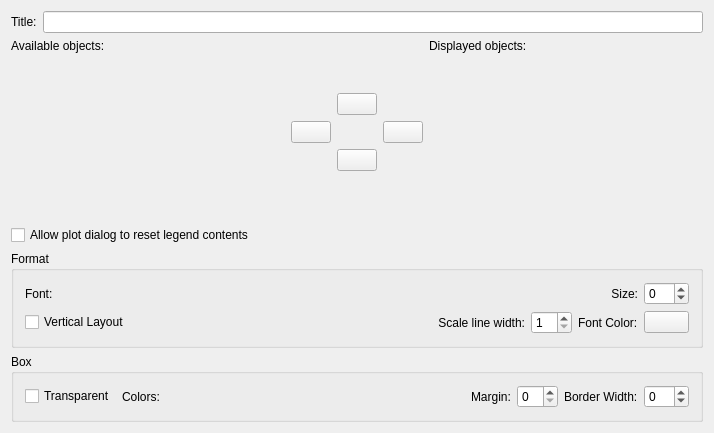
<?xml version="1.0" encoding="UTF-8"?>
<ui version="4.0">
 <exportmacro>KST_EXPORT</exportmacro>
 <class>ViewLegendWidget</class>
 <widget class="QWidget" name="ViewLegendWidget">
  <property name="geometry">
   <rect>
    <x>0</x>
    <y>0</y>
    <width>714</width>
    <height>433</height>
   </rect>
  </property>
  <layout class="QGridLayout">
   <item row="0" column="0" colspan="3">
    <layout class="QHBoxLayout">
     <item>
      <widget class="QLabel" name="textLabel1">
       <property name="sizePolicy">
        <sizepolicy hsizetype="Fixed" vsizetype="Preferred">
         <horstretch>0</horstretch>
         <verstretch>0</verstretch>
        </sizepolicy>
       </property>
       <property name="text">
        <string>Title:</string>
       </property>
       <property name="wordWrap">
        <bool>false</bool>
       </property>
      </widget>
     </item>
     <item>
      <widget class="QLineEdit" name="_title"/>
     </item>
    </layout>
   </item>
   <item row="1" column="2" rowspan="3">
    <layout class="QVBoxLayout">
     <item>
      <widget class="QLabel" name="TextLabel3_3_2_3">
       <property name="sizePolicy">
        <sizepolicy hsizetype="Fixed" vsizetype="Fixed">
         <horstretch>0</horstretch>
         <verstretch>0</verstretch>
        </sizepolicy>
       </property>
       <property name="text">
        <string>Displayed objects:</string>
       </property>
       <property name="wordWrap">
        <bool>false</bool>
       </property>
       <property name="buddy">
        <cstring>DisplayedCurveList</cstring>
       </property>
      </widget>
     </item>
     <item>
      <widget class="PlotListBox" name="DisplayedCurveList"/>
     </item>
    </layout>
   </item>
   <item row="1" column="0" rowspan="3">
    <layout class="QVBoxLayout">
     <item>
      <widget class="QLabel" name="TextLabel4_4_2_3">
       <property name="sizePolicy">
        <sizepolicy hsizetype="Fixed" vsizetype="Fixed">
         <horstretch>0</horstretch>
         <verstretch>0</verstretch>
        </sizepolicy>
       </property>
       <property name="text">
        <string>Available objects:</string>
       </property>
       <property name="wordWrap">
        <bool>false</bool>
       </property>
       <property name="buddy">
        <cstring>AvailableCurveList</cstring>
       </property>
      </widget>
     </item>
     <item>
      <widget class="PlotListBox" name="AvailableCurveList"/>
     </item>
    </layout>
   </item>
   <item row="1" column="1">
    <spacer name="spacer14_3">
     <property name="orientation">
      <enum>Qt::Vertical</enum>
     </property>
     <property name="sizeType">
      <enum>QSizePolicy::Expanding</enum>
     </property>
     <property name="sizeHint" stdset="0">
      <size>
       <width>31</width>
       <height>80</height>
      </size>
     </property>
    </spacer>
   </item>
   <item row="2" column="1">
    <layout class="QGridLayout">
     <item row="1" column="1">
      <widget class="QPushButton" name="_up">
       <property name="sizePolicy">
        <sizepolicy hsizetype="Fixed" vsizetype="Fixed">
         <horstretch>0</horstretch>
         <verstretch>0</verstretch>
        </sizepolicy>
       </property>
       <property name="text">
        <string/>
       </property>
       <property name="shortcut">
        <string>Alt+Up</string>
       </property>
      </widget>
     </item>
     <item row="3" column="1">
      <widget class="QPushButton" name="_down">
       <property name="sizePolicy">
        <sizepolicy hsizetype="Fixed" vsizetype="Fixed">
         <horstretch>0</horstretch>
         <verstretch>0</verstretch>
        </sizepolicy>
       </property>
       <property name="text">
        <string/>
       </property>
       <property name="shortcut">
        <string>Alt+Down</string>
       </property>
      </widget>
     </item>
     <item row="2" column="2">
      <widget class="QPushButton" name="_add">
       <property name="sizePolicy">
        <sizepolicy hsizetype="Fixed" vsizetype="Fixed">
         <horstretch>0</horstretch>
         <verstretch>0</verstretch>
        </sizepolicy>
       </property>
       <property name="text">
        <string/>
       </property>
      </widget>
     </item>
     <item row="2" column="0">
      <widget class="QPushButton" name="_remove">
       <property name="sizePolicy">
        <sizepolicy hsizetype="Fixed" vsizetype="Fixed">
         <horstretch>0</horstretch>
         <verstretch>0</verstretch>
        </sizepolicy>
       </property>
       <property name="text">
        <string/>
       </property>
      </widget>
     </item>
    </layout>
   </item>
   <item row="3" column="1">
    <spacer name="spacer15_3">
     <property name="orientation">
      <enum>Qt::Vertical</enum>
     </property>
     <property name="sizeType">
      <enum>QSizePolicy::Expanding</enum>
     </property>
     <property name="sizeHint" stdset="0">
      <size>
       <width>31</width>
       <height>80</height>
      </size>
     </property>
    </spacer>
   </item>
   <item row="4" column="0" colspan="3">
    <widget class="QCheckBox" name="TrackContents">
     <property name="text">
      <string>Allow plot dialog to reset legend contents</string>
     </property>
    </widget>
   </item>
   <item row="5" column="0" colspan="3">
    <widget class="Q3GroupBox" name="groupBox2">
     <property name="title">
      <string>Format</string>
     </property>
     <layout class="QGridLayout">
      <item row="1" column="5" colspan="2">
       <widget class="QLabel" name="textLabel4_3_2">
        <property name="sizePolicy">
         <sizepolicy hsizetype="Fixed" vsizetype="Preferred">
          <horstretch>0</horstretch>
          <verstretch>0</verstretch>
         </sizepolicy>
        </property>
        <property name="text">
         <string>Font Color:</string>
        </property>
        <property name="wordWrap">
         <bool>false</bool>
        </property>
       </widget>
      </item>
      <item row="1" column="7">
       <widget class="KColorButton" name="_fontColor">
        <property name="text">
         <string/>
        </property>
       </widget>
      </item>
      <item row="1" column="0" colspan="2">
       <widget class="QCheckBox" name="_vertical">
        <property name="text">
         <string>Vertical Layout</string>
        </property>
       </widget>
      </item>
      <item row="0" column="0">
       <widget class="QLabel" name="textLabel3">
        <property name="text">
         <string>Font:</string>
        </property>
        <property name="wordWrap">
         <bool>false</bool>
        </property>
       </widget>
      </item>
      <item row="0" column="1" colspan="5">
       <widget class="KFontCombo" name="_font" native="true"/>
      </item>
      <item row="0" column="6">
       <widget class="QLabel" name="textLabel4">
        <property name="text">
         <string>Size:</string>
        </property>
        <property name="alignment">
         <set>Qt::AlignRight|Qt::AlignTrailing|Qt::AlignVCenter</set>
        </property>
        <property name="wordWrap">
         <bool>false</bool>
        </property>
       </widget>
      </item>
      <item row="0" column="7">
       <widget class="QSpinBox" name="_fontSize">
        <property name="minimum">
         <number>-99</number>
        </property>
       </widget>
      </item>
      <item row="1" column="3">
       <widget class="QLabel" name="textLabel4_2">
        <property name="text">
         <string>Scale line width:</string>
        </property>
        <property name="alignment">
         <set>Qt::AlignRight|Qt::AlignTrailing|Qt::AlignVCenter</set>
        </property>
        <property name="wordWrap">
         <bool>false</bool>
        </property>
       </widget>
      </item>
      <item row="1" column="2">
       <spacer name="spacer6_2">
        <property name="orientation">
         <enum>Qt::Horizontal</enum>
        </property>
        <property name="sizeType">
         <enum>QSizePolicy::Expanding</enum>
        </property>
        <property name="sizeHint" stdset="0">
         <size>
          <width>150</width>
          <height>21</height>
         </size>
        </property>
       </spacer>
      </item>
      <item row="1" column="4">
       <widget class="QSpinBox" name="_scaleLineWidth">
        <property name="minimum">
         <number>1</number>
        </property>
        <property name="maximum">
         <number>10</number>
        </property>
       </widget>
      </item>
     </layout>
    </widget>
   </item>
   <item row="6" column="0" colspan="3">
    <widget class="Q3GroupBox" name="groupBox1">
     <property name="title">
      <string>Box</string>
     </property>
     <layout class="QHBoxLayout">
      <item>
       <widget class="QCheckBox" name="_transparent">
        <property name="text">
         <string>Transparent</string>
        </property>
       </widget>
      </item>
      <item>
       <widget class="QLabel" name="textLabel4_4_2">
        <property name="sizePolicy">
         <sizepolicy hsizetype="Fixed" vsizetype="Preferred">
          <horstretch>0</horstretch>
          <verstretch>0</verstretch>
         </sizepolicy>
        </property>
        <property name="text">
         <string>Colors:</string>
        </property>
        <property name="wordWrap">
         <bool>false</bool>
        </property>
       </widget>
      </item>
      <item>
       <widget class="KDualColorButton" name="_boxColors" native="true">
        <property name="sizePolicy">
         <sizepolicy hsizetype="Fixed" vsizetype="Fixed">
          <horstretch>0</horstretch>
          <verstretch>0</verstretch>
         </sizepolicy>
        </property>
       </widget>
      </item>
      <item>
       <spacer name="spacer8">
        <property name="orientation">
         <enum>Qt::Horizontal</enum>
        </property>
        <property name="sizeType">
         <enum>QSizePolicy::Expanding</enum>
        </property>
        <property name="sizeHint" stdset="0">
         <size>
          <width>70</width>
          <height>20</height>
         </size>
        </property>
       </spacer>
      </item>
      <item>
       <widget class="QLabel" name="textLabel4_4_3">
        <property name="sizePolicy">
         <sizepolicy hsizetype="Fixed" vsizetype="Preferred">
          <horstretch>0</horstretch>
          <verstretch>0</verstretch>
         </sizepolicy>
        </property>
        <property name="text">
         <string>Margin:</string>
        </property>
        <property name="wordWrap">
         <bool>false</bool>
        </property>
       </widget>
      </item>
      <item>
       <widget class="QSpinBox" name="_margin">
        <property name="minimum">
         <number>0</number>
        </property>
       </widget>
      </item>
      <item>
       <widget class="QLabel" name="textLabel4_4">
        <property name="sizePolicy">
         <sizepolicy hsizetype="Fixed" vsizetype="Preferred">
          <horstretch>0</horstretch>
          <verstretch>0</verstretch>
         </sizepolicy>
        </property>
        <property name="text">
         <string>Border Width:</string>
        </property>
        <property name="wordWrap">
         <bool>false</bool>
        </property>
       </widget>
      </item>
      <item>
       <widget class="QSpinBox" name="_border">
        <property name="minimum">
         <number>-99</number>
        </property>
       </widget>
      </item>
     </layout>
    </widget>
   </item>
  </layout>
 </widget>
 <layoutdefault spacing="6" margin="11"/>
 <pixmapfunction>qPixmapFromMimeSource</pixmapfunction>
 <customwidgets>
  <customwidget>
   <class>Q3GroupBox</class>
   <extends>QGroupBox</extends>
   <header>Qt3Support/Q3GroupBox</header>
   <container>1</container>
  </customwidget>
  <customwidget>
   <class>Q3Frame</class>
   <extends>QFrame</extends>
   <header>Qt3Support/Q3Frame</header>
   <container>1</container>
  </customwidget>
  <customwidget>
   <class>Q3ListBox</class>
   <extends>Q3Frame</extends>
   <header>q3listbox.h</header>
  </customwidget>
  <customwidget>
   <class>KColorButton</class>
   <extends>QPushButton</extends>
   <header>kcolorbutton.h</header>
  </customwidget>
  <customwidget>
   <class>PlotListBox</class>
  </customwidget>
  <customwidget>
   <class>KFontCombo</class>
   <extends>QWidget</extends>
   <header>kfontcombo.h</header>
  </customwidget>
  <customwidget>
   <class>KDualColorButton</class>
   <extends>QWidget</extends>
   <header>kdualcolorbutton.h</header>
  </customwidget>
 </customwidgets>
 <includes>
  <include location="global">kst_export.h</include>
  <include location="local">plotlistbox.h</include>
  <include location="local">plotlistbox.h</include>
  <include location="local">kcolorbutton.h</include>
  <include location="local">kfontcombo.h</include>
  <include location="local">klineedit.h</include>
  <include location="local">kdualcolorbutton.h</include>
 </includes>
 <resources/>
 <connections/>
</ui>
